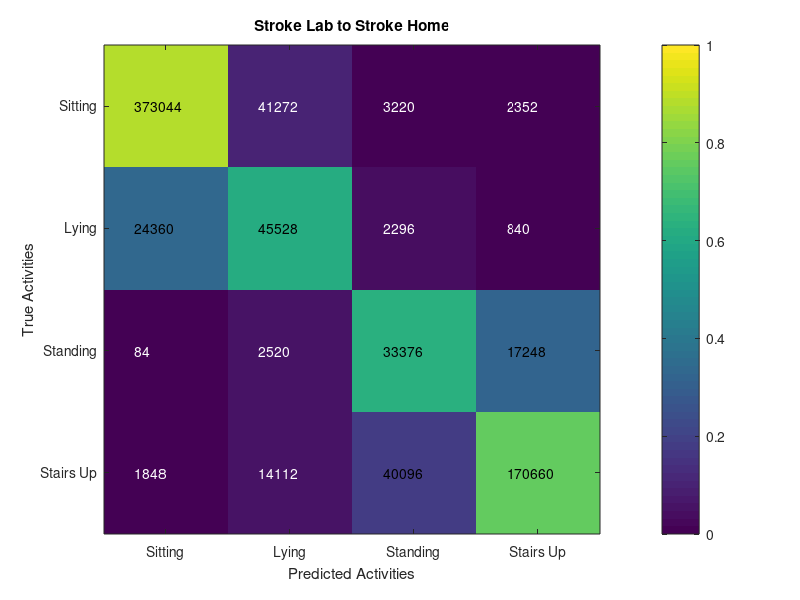
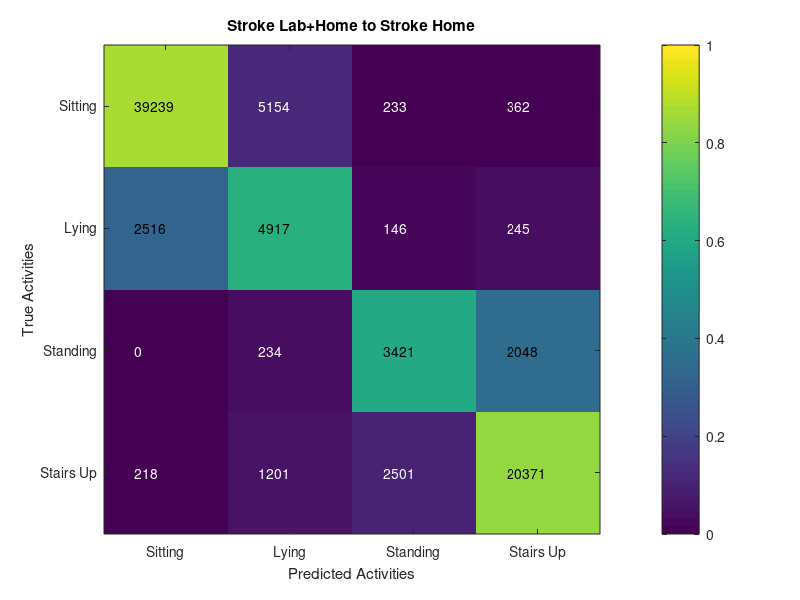

MATLAB code for these plots, in order: (Note: this script raises an error after producing the figures.)
clc
clear all
close all
% -------------------------------------------------------------------------
% AnalyzeConfMat.m

% Generate tables or figures relating to classifier output.

% Input: .mat data from classifier scripts
% Output: ConfMat, Boxplot, table 
% -------------------------------------------------------------------------

Activities={'Sitting', 'Lying', 'Standing', 'Stairs Up', 'Stairs Down', 'Walking'};
numAct=length(Activities);

%load('Z:\RERC- Phones\Server Data\Clips\10s\PhoneData_Feat.mat') % Features

%% Lab vs. Home
load('ConfusionMat_strokestrokeHome');
load('DirectComp_LabvsHome');

Envir_Activities={'Sitting', 'Standing', 'Stair', 'Walking'};

% Confusion Matrix: Lab --> Home
subjinds=cellfun(@(x) ~isempty(x), LabConfMatHome(:));
ConfMatAll=zeros(length(Envir_Activities),length(Envir_Activities),sum(subjinds),size(LabConfMatHome,2));

subjinds=find(subjinds);

for i=1:length(subjinds)
    ind=subjinds(i);
    for j=1:size(LabConfMatHome,2)
        ConfMatAll(:,:,ind,j)=LabConfMatHome{ind};
    end
end
ConfMatAll=sum(ConfMatAll,4);
ConfMatAll=sum(ConfMatAll,3);
correctones = sum(ConfMatAll,2);
correctones = repmat(correctones,[1 length(Envir_Activities)]);
figure; imagesc(ConfMatAll./correctones, [0 1]); colorbar
xlabel('Predicted Activities'); ylabel('True Activities');
title('Stroke Lab to Stroke Home');
set(gca,'XTickLabel',Activities)
set(gca,'YTickLabel',Activities)
set(gca,'XTick',1:length(Envir_Activities))
set(gca,'YTick',1:length(Envir_Activities))

for i=1:length(Envir_Activities)
    for j=1:length(Envir_Activities)
        conf_str=num2str(ConfMatAll(j,i));
        if ConfMatAll(j,i)/correctones(j,i)<0.15
            txtclr='w';
        else
            txtclr='k';
        end
        text(i-0.25,j,conf_str,'Color',txtclr);
    end
end

% Confusion Matrix: Lab+Home --> Home 
subjinds=cellfun(@(x) ~isempty(x), LabHomeConfMatHome(:,1));
ConfMatAll=zeros(length(Envir_Activities),length(Envir_Activities),sum(subjinds),size(LabHomeConfMatHome,2));

subjinds=find(subjinds);

StrokeHomeCounts=zeros(length(Envir_Activities),15);
for i=1:length(subjinds)
    ind=subjinds(i);
    for j=1:size(LabHomeConfMatHome,2)
        ConfMatAll(:,:,ind,j)=LabHomeConfMatHome{ind,j};
        if j==1
            StrokeHomeCounts(:,i)=sum(LabHomeConfMatHome{ind,j},2);
        end
    end
end
ConfMatAll=sum(ConfMatAll,4);

subjs_w_All=all(sum(ConfMatAll,2),1);

ConfMatAll=sum(ConfMatAll,3);
correctones = sum(ConfMatAll,2);
correctones = repmat(correctones,[1 length(Envir_Activities)]);
figure; imagesc(ConfMatAll./correctones, [0 1]); colorbar
xlabel('Predicted Activities'); ylabel('True Activities');
title('Stroke Lab+Home to Stroke Home');
set(gca,'XTickLabel',Activities)
set(gca,'YTickLabel',Activities)
set(gca,'XTick',1:length(Envir_Activities))
set(gca,'YTick',1:length(Envir_Activities))

for i=1:length(Envir_Activities)
    for j=1:length(Envir_Activities)
        conf_str=num2str(ConfMatAll(j,i));
        if ConfMatAll(j,i)/correctones(j,i)<0.15
            txtclr='w';
        else
            txtclr='k';
        end
        text(i-0.25,j,conf_str,'Color',txtclr);
    end
end


subjinds=cellfun(@(x) ~isempty(x), LabHomeConfMatHome(:,1));
subjinds=subjinds & permute(subjs_w_All,[3 2 1]);
subjinds=find(subjinds);
% Accuracy
for i=1:length(subjinds)
    indSub=subjinds(i);
    
    Acc_Lab_HomeHome(i,:)=calc_classacc(sum(cat(3,Lab_HometoHome{indSub,:}),3));
    Acc_LabHome(i,:)=calc_classacc(LabConfMatHome{indSub});
    
    LabHomeConfMatLab_sub=cat(3,HometoHome{indSub,:});
    LabHomeConfMatHome_sub=cat(3,LabHomeConfMatHome{indSub,:});
    Acc_HometoHome(i,:)=calc_classacc(sum(LabHomeConfMatLab_sub,3));
    Acc_LabHomeHome(i,:)=calc_classacc(sum(LabHomeConfMatHome_sub,3));

end

% Box plots: Environment-specific
figure;
subplot(2,4,1);
boxplot(Acc_Lab_HomeHome,Envir_Activities);
ylim([0 1.1]);
title('Stroke Lab-Home to Home');

subplot(2,4,2);
boxplot(Acc_LabHome,Envir_Activities);
boxplot_fill('y')
ylim([0 1.1]);
title('Stroke Lab to Stroke Home');

subplot(2,4,3);
boxplot(Acc_HometoHome,Envir_Activities);
ylim([0 1.1]);
title('Stroke Home to Home');

subplot(2,4,4);
boxplot(Acc_LabHomeHome,Envir_Activities);
boxplot_fill([1 0.5 0])
ylim([0 1.1]);
title('Stroke Lab+Home to Stroke Home');

subplot(2,4,[5:8])
BalAcc_Lab_HomeHome=nanmean(Acc_Lab_HomeHome,2);
BalAcc_LabHome=nanmean(Acc_LabHome,2);
BalAcc_HomeHome=nanmean(Acc_HometoHome,2);
BalAcc_LabHomeHome=nanmean(Acc_LabHomeHome,2);
mdl = [repmat({'Lab-Home to Home'}, length(BalAcc_Lab_HomeHome), 1); ...
    repmat({'Lab to Home'}, length(BalAcc_LabHome), 1); ...
    repmat({'Home to Home'}, length(BalAcc_HomeHome), 1); ...
    repmat({'Lab+Home to Home'}, length(BalAcc_LabHomeHome), 1)];

boxplot([BalAcc_Lab_HomeHome; BalAcc_LabHome; BalAcc_HomeHome; BalAcc_LabHomeHome],mdl)
boxplot_fill('y',3); boxplot_fill([1 0.5 0],1)
ylim([0 1.1]); ylabel('Balanced Accuracy');

%% Stroke to Stroke Population

ConfMatAll=zeros(length(Activities),length(Activities),size(PopConfMat,2));

% Confusion Matrix
for i=1:size(PopConfMat,2)
    ConfMatAll(:,:,i)=PopConfMat{i}./repmat(sum(PopConfMat{i},2),[1 6]);
end

ConfMatAll=nansum(ConfMatAll,3);
correctones = sum(ConfMatAll,2);
correctones = repmat(correctones,[1 6]);
figure, subplot(2,3,3), imagesc(ConfMatAll./correctones); colorbar; caxis([0 1])
set(gca,'XTickLabels',Activities)
set(gca,'YTickLabels',Activities)
xlabel('Predicted Activities'); ylabel('True Activities');
title('Stroke to Stroke')

for i=1:numAct
    for j=1:numAct
        conf_str=num2str(.01*round(10000*ConfMatAll(j,i)/correctones(j,i)),'%10.3g');
        % Add trailing zeros
        if length(conf_str)<4 && ~strcmp('0',conf_str)
            if isempty(regexp(conf_str,'\.','once'))
                if length(conf_str)==2
                    conf_str=[conf_str '.0'];
                elseif length(conf_str)==1
                    conf_str=[conf_str '.00'];
                end
            else
                conf_str=[conf_str '0'];
            end
        end 
            
        if ConfMatAll(j,i)/correctones(j,i)<0.15
            txtclr='w';
        else
            txtclr='k';
        end
        text(i-0.25,j,conf_str,'Color',txtclr);
    end
end

% Accuracy
for indSub=1:length(PopConfMat)
    Acc_StrokePop(indSub,:)=calc_classacc(PopConfMat{indSub});
end


%% Healthy to Healthy

load('RUSConfusion');

% Confusion Matrix
for i=1:size(ConfMat,2)
    ConfMatAll(:,:,i)=ConfMat{i}./repmat(sum(ConfMat{i},2),[1 6]);
end

ConfMatAll=nansum(ConfMatAll,3);
correctones = sum(ConfMatAll,2);
correctones = repmat(correctones,[1 6]);
subplot(2,3,1), imagesc(ConfMatAll./correctones); colorbar; caxis([0 1])
set(gca,'XTickLabels',Activities)
set(gca,'YTickLabels',Activities)
xlabel('Predicted Activities'); ylabel('True Activities');
title('Healthy to Healthy')

for i=1:numAct
    for j=1:numAct
        conf_str=num2str(.01*round(10000*ConfMatAll(j,i)/correctones(j,i)),'%10.3g');
        % Add trailing zeros
        if length(conf_str)<4 && ~strcmp('0',conf_str)
            if isempty(regexp(conf_str,'\.','once'))
                if length(conf_str)==2
                    conf_str=[conf_str '.0'];
                elseif length(conf_str)==1
                    conf_str=[conf_str '.00'];
                end
            else
                conf_str=[conf_str '0'];
            end
        end        
        
        if ConfMatAll(j,i)/correctones(j,i)<0.15
            txtclr='w';
        else
            txtclr='k';
        end
        text(i-0.25,j,conf_str,'Color',txtclr);
    end
end

% Accuracy
for indSub=1:length(ConfMat)
    Acc_Health(indSub,:)=calc_classacc(ConfMat{indSub});
end

% ActivityCounts
for i=1:size(ConfMat,2)
    ConfMatAll(:,:,i)=ConfMat{i};
end
HealthyCounts=sum(sum(ConfMatAll,3),2);

%% Healthy to Stroke Home

load('ConfusionMat_strokeAll.mat')

% Confusion Matrix
for i=1:size(ConfMat,2)
    ConfMatAll(:,:,i)=ConfMat{i}./repmat(sum(ConfMat{i},2),[1 6]);
end

ConfMatAll=nansum(ConfMatAll,3);
correctones = sum(ConfMatAll,2);
correctones = repmat(correctones,[1 6]);
subplot(2,3,2), imagesc(ConfMatAll./correctones); colorbar; caxis([0 1])
set(gca,'XTickLabels',Activities)
set(gca,'YTickLabels',Activities)
xlabel('Predicted Activities'); ylabel('True Activities');
title('Healthy to Stroke')

for i=1:numAct
    for j=1:numAct
        conf_str=num2str(.01*round(10000*ConfMatAll(j,i)/correctones(j,i)),'%10.3g');
        % Add trailing zeros
        if length(conf_str)<4 && ~strcmp('0',conf_str)
            if isempty(regexp(conf_str,'\.','once'))
                if length(conf_str)==2
                    conf_str=[conf_str '.0'];
                elseif length(conf_str)==1
                    conf_str=[conf_str '.00'];
                end
            else
                conf_str=[conf_str '0'];
            end
        end 
        
        if ConfMatAll(j,i)/correctones(j,i)<0.15
            txtclr='w';
        else
            txtclr='k';
        end
        text(i-0.25,j,conf_str,'Color',txtclr);
    end
end

% Accuracy
for i=1:30%length(subjinds)
    indSub=i;%subjinds(i);
    Acc_Stroke(i,:)=calc_classacc(ConfMat{indSub});
end

for i=1:size(ConfMat,2)
    ConfMatAll(:,:,i)=ConfMat{i};
end
StrokeCounts=sum(sum(ConfMatAll,3),2);

% Box plots: Population

BalAcc_Health=nanmean(Acc_Health,2);
BalAcc_Stroke=nanmean(Acc_Stroke,2);
BalAcc_StrokePop=nanmean(Acc_StrokePop,2);

subplot(2,3,4)
% boxplot(Acc_Health,Activities);
boxplot([Acc_Health BalAcc_Health]);
ylim([0 1.1]);
title('Healthy to Healthy');
%boxplot_fill('b')

subplot(2,3,5)
% boxplot(Acc_Stroke,Activities);
boxplot([Acc_Stroke BalAcc_Stroke]);
%boxplot_fill([0.5 0 0.5])
ylim([0 1.1]);
title('Healthy to Stroke (All)');

subplot(2,3,6)
% boxplot(Acc_StrokePop,Activities);
boxplot([Acc_StrokePop BalAcc_StrokePop]);
%boxplot_fill('r')
ylim([0 1.1]);
title('Stroke to Stroke');

% subplot(2,3,[4:6])
% BalAcc_Health=nanmean(Acc_Health,2);
% BalAcc_Stroke=nanmean(Acc_Stroke,2);
% BalAcc_StrokePop=nanmean(Acc_StrokePop,2);
% mdl = [repmat({'Healthy to Healthy'}, length(BalAcc_Health), 1); ...
%     repmat({'Healthy to Stroke'}, length(BalAcc_Stroke), 1); ...
%     repmat({'Stroke to Stroke'}, length(BalAcc_StrokePop), 1)];
% boxplot([BalAcc_Health; BalAcc_Stroke; BalAcc_StrokePop],mdl)
% boxplot_fill('b',3); boxplot_fill([0.5 0 0.5],2); boxplot_fill('r',1)
% ylim([0 1.1]); ylabel('Balanced Accuracy');

% Save figure
% h=gcf;
% set(h,'Units','Inches');
% pos = get(h,'Position');
% set(h,'PaperPositionMode','Auto','PaperUnits','Inches','PaperSize',[pos(3), pos(4)])
% print(h,'Fig3','-dpdf','-r0')


%% Histograms of class distributions

% Healthy and Stroke (Population)
figure, hold on
bar(1:6,HealthyCounts/sum(HealthyCounts),'FaceColor',[.6 .6 .6],'BarWidth',1)
for j=1:6
    if HealthyCounts(j)
        text(j,HealthyCounts(j)/sum(HealthyCounts)+.015,num2str(HealthyCounts(j)),'Rotation',90)
    end
end
bar(8:13,StrokeCounts/sum(StrokeCounts),'FaceColor',[1 .5 0],'BarWidth',1)
for j=1:6
    if StrokeCounts(j)
        text(7+j,StrokeCounts(j)/sum(StrokeCounts)+.015,num2str(StrokeCounts(j)),'Rotation',90)
    end
end
ax=gca;
ax.XTick=[1:6 8:13];
ax.XTickLabel=[Activities Activities];
ax.XTickLabelRotation=45;

% Stroke Home

StrokeHomeCounts(StrokeHomeCounts<60)=0;
StrokeHomeCounts(:,sum(StrokeHomeCounts)==0)=[];

Activities_abr={'Si', 'L', 'St', 'SU', 'SD', 'W'};

ticks=[];
ticklabels={};

figure, hold on
for i=1:length(StrokeHomeCounts)
    bar((length(Envir_Activities)+1)*(i-1)+1:(length(Envir_Activities)+1)*i-1,StrokeHomeCounts(:,i)/sum(StrokeHomeCounts(:,i)),'FaceColor',[1 .5 0],'BarWidth',1)
    ticks=[ticks (length(Envir_Activities)+1)*(i-1)+1:(length(Envir_Activities)+1)*i-1];
    ticklabels=[ticklabels Activities_abr];
    for j=1:(length(Envir_Activities))
        if StrokeHomeCounts(j,i)
            text((length(Envir_Activities)+1)*(i-1)+j,StrokeHomeCounts(j,i)/sum(StrokeHomeCounts(:,i))+.015,num2str(StrokeHomeCounts(j,i)),'Rotation',90)
        end
    end
end
ax=gca;
ax.XTick=ticks;
ax.XTickLabel=ticklabels;
ax.XTickLabelRotation=90;
